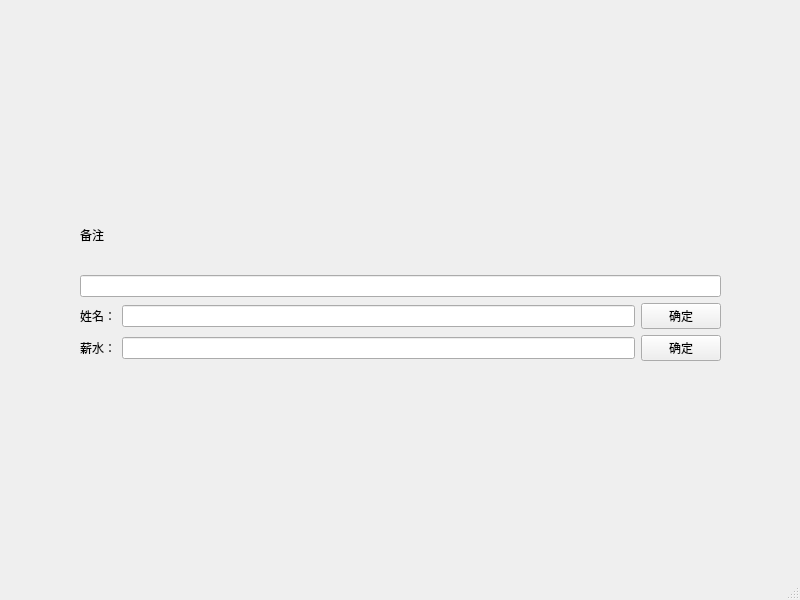
<?xml version="1.0" encoding="UTF-8"?>
<ui version="4.0">
 <class>MainWindow</class>
 <widget class="QMainWindow" name="MainWindow">
  <property name="geometry">
   <rect>
    <x>0</x>
    <y>0</y>
    <width>800</width>
    <height>600</height>
   </rect>
  </property>
  <property name="windowTitle">
   <string>MainWindow</string>
  </property>
  <widget class="QWidget" name="centralwidget">
   <widget class="QWidget" name="">
    <property name="geometry">
     <rect>
      <x>80</x>
      <y>200</y>
      <width>641</width>
      <height>161</height>
     </rect>
    </property>
    <layout class="QVBoxLayout" name="verticalLayout">
     <item>
      <widget class="QLabel" name="label">
       <property name="text">
        <string>备注</string>
       </property>
      </widget>
     </item>
     <item>
      <widget class="QLineEdit" name="lineEdit"/>
     </item>
     <item>
      <layout class="QHBoxLayout" name="horizontalLayout">
       <item>
        <widget class="QLabel" name="label_2">
         <property name="text">
          <string>姓名：</string>
         </property>
        </widget>
       </item>
       <item>
        <widget class="QLineEdit" name="lineEdit_2"/>
       </item>
       <item>
        <widget class="QPushButton" name="pushButton">
         <property name="text">
          <string>确定</string>
         </property>
        </widget>
       </item>
      </layout>
     </item>
     <item>
      <layout class="QHBoxLayout" name="horizontalLayout_2">
       <item>
        <widget class="QLabel" name="label_3">
         <property name="text">
          <string>薪水：</string>
         </property>
        </widget>
       </item>
       <item>
        <widget class="QLineEdit" name="lineEdit_3"/>
       </item>
       <item>
        <widget class="QPushButton" name="pushButton_2">
         <property name="text">
          <string>确定</string>
         </property>
        </widget>
       </item>
      </layout>
     </item>
    </layout>
   </widget>
   <zorder>label</zorder>
   <zorder>lineEdit</zorder>
   <zorder>label_2</zorder>
   <zorder>lineEdit_2</zorder>
   <zorder>pushButton</zorder>
   <zorder>label_3</zorder>
   <zorder>lineEdit_3</zorder>
   <zorder>pushButton_2</zorder>
   <zorder>label</zorder>
  </widget>
  <widget class="QMenuBar" name="menubar">
   <property name="geometry">
    <rect>
     <x>0</x>
     <y>0</y>
     <width>800</width>
     <height>26</height>
    </rect>
   </property>
  </widget>
  <widget class="QStatusBar" name="statusbar"/>
 </widget>
 <resources/>
 <connections/>
</ui>
